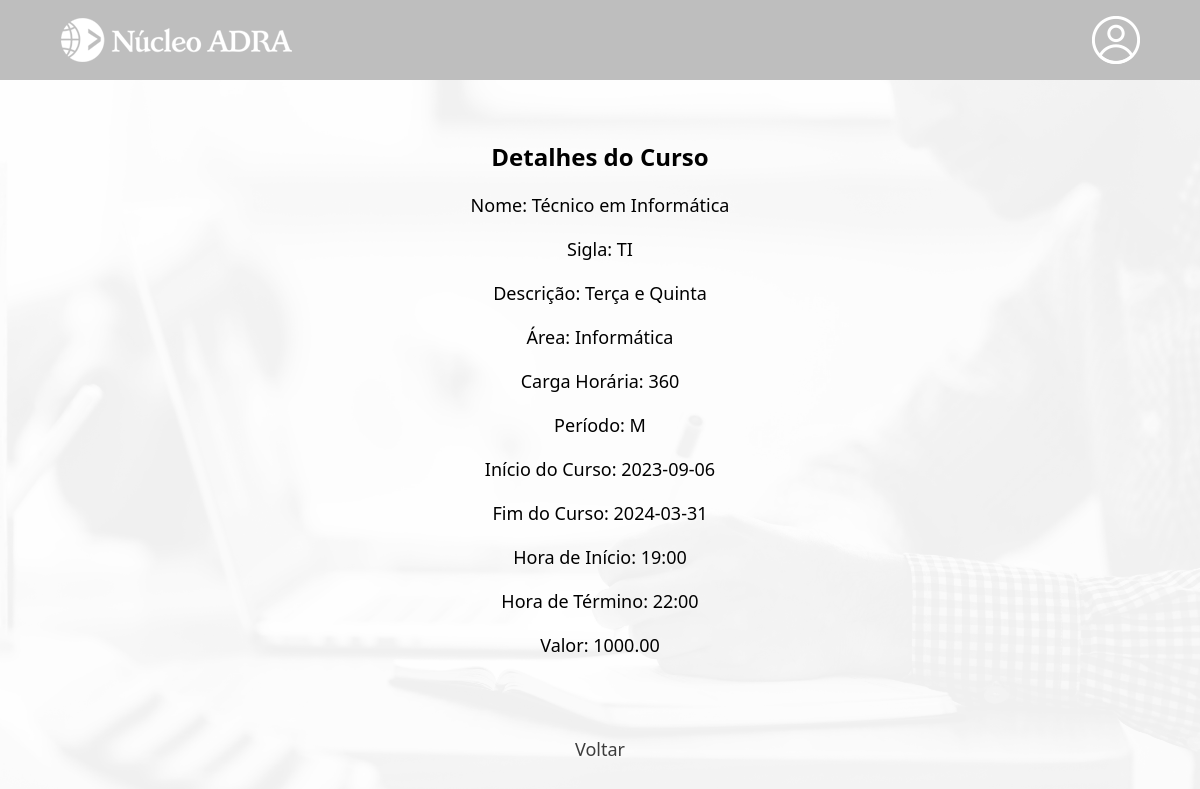
The page /institucional/curso/read.php?id=4 on the database as committed earlier.
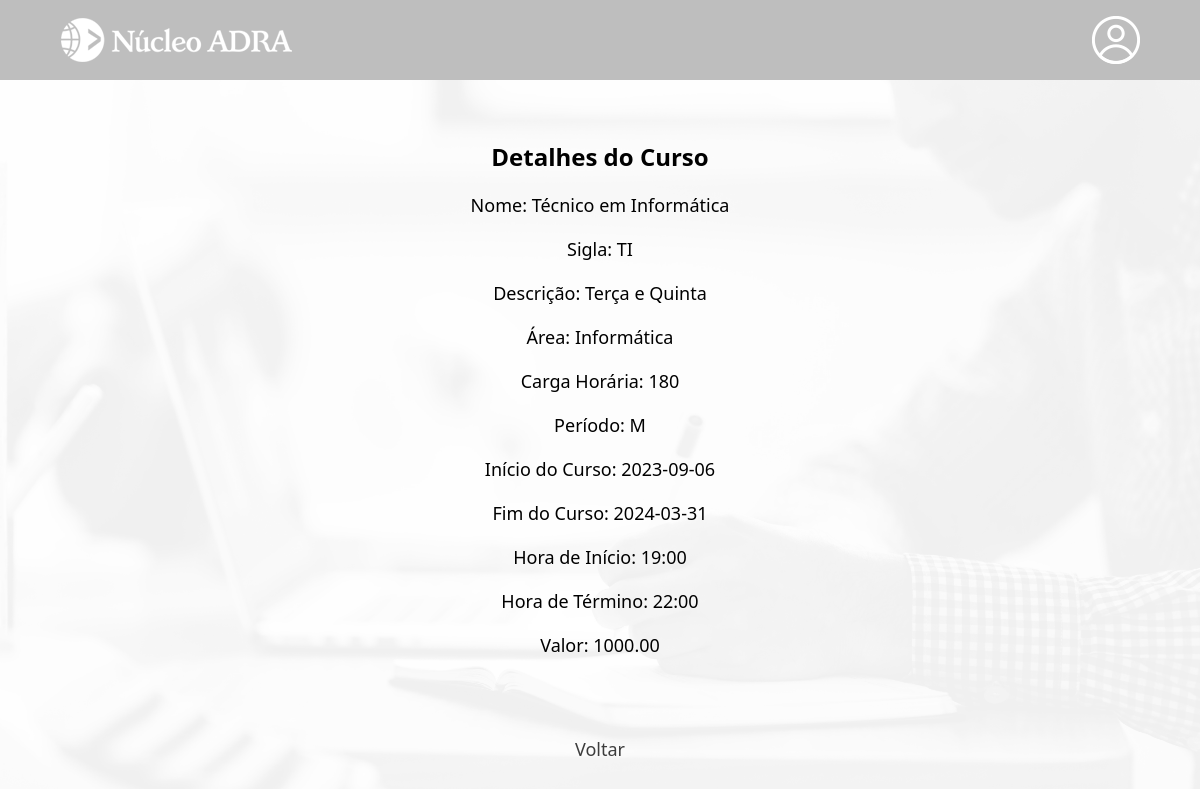
The same page on the database as committed later.
### tables this page shows
CREATE TABLE IF NOT EXISTS `curso` (
  `id_curso` int UNSIGNED NOT NULL AUTO_INCREMENT,
  `nome` varchar(45) NOT NULL,
  `sigla` varchar(5) DEFAULT NULL,
  `descricao` text NOT NULL,
  `area` varchar(40) NOT NULL,
  `ch` smallint UNSIGNED DEFAULT NULL,
  `periodo` enum('M','V','N') DEFAULT NULL,
  `curso_inicio` date DEFAULT NULL,
  `curso_fim` date DEFAULT NULL,
  `hora_inicio` char(5) DEFAULT NULL,
  `hora_fim` char(5) DEFAULT NULL,
  `valor` decimal(6,2) UNSIGNED DEFAULT NULL,
  PRIMARY KEY (`id_curso`)
);

### institucional/curso/read.php (the view, shortened to what this page needs)
<?php
    require_once "../../util/config.php";
    $idAluno = $_GET['i'];
    if($_GET['id']){
        $id = $_GET['id'];
        $sql = "SELECT * FROM curso WHERE id_curso = ?";
        $stmt = mysqli_prepare($link, $sql);
        mysqli_stmt_bind_param($stmt, "i", $id);
        mysqli_stmt_execute($stmt);
        $result = mysqli_stmt_get_result($stmt);
        $row = mysqli_fetch_array($result);
    }
?>
<!DOCTYPE html>
<html lang="en">
<head>
    <link rel="stylesheet" href="../../css/mural.css">
</head>
<body>
    <header>
        <main>
            <div class="cabecalho-conteudo">
                <a href="../administrador.php?i=<?php echo $idAluno; ?>">
                <div id="logo" class="opcoes-nav">
                    <img src="../../imagens/nucleo-adra-branco-232x48.png" alt="logo-adra">
                </div>
                </a>
                <div id="perfil" class="opcoes-nav">
                </div>
            </div>
        </main>
    </header>
    <div class="container-admin">
        <h2>Detalhes do Curso</h2>
        <p>Nome: <?php echo($row['nome']) ?></p>
        <p>Sigla: <?php echo($row['sigla']) ?></p>
        <p>Descrição: <?php echo($row['descricao']) ?></p>
        <p>Área: <?php echo($row['area']) ?></p>
        <p>Carga Horária: <?php echo($row['ch']) ?></p>
        <p>Período: <?php echo($row['periodo']) ?></p>
        <p>Início do Curso: <?php echo($row['curso_inicio']) ?></p>
        <p>Fim do Curso: <?php echo($row['curso_fim']) ?></p>
        <p>Hora de Início: <?php echo($row['hora_inicio']) ?></p>
        <p>Hora de Término: <?php echo($row['hora_fim']) ?></p>
        <p>Valor: <?php echo($row['valor']) ?></p>
    </div>
    <div class="voltar">
        <p><a href='index.php?i=<?php echo $idAluno; ?>'>Voltar</a></p>
    </div>
</body>
</html>

Rows that differ between the two databases and show on the page:
changed curso "Técnico em Informática": ch "360" → "180"
